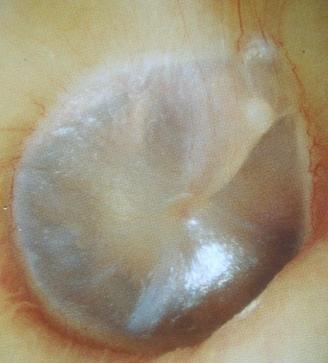
#> input picture ear_normal/NORMAL1.jpg, 328 x 363 px, given in place of AOM0.jpg, which was not available
$ python generate_noisy_ear_dataset.py
#> lines starting #> are read from the running program, lines starting #| are printed output that depends on the picture; pictures that were not available may be replaced by others from this repository, and a replacement may not be noted
### image_processing_funcs.py
import numpy as np
import matplotlib.pyplot as plt
import PIL
import skimage.io as io
from skimage.color import rgb2gray
from skimage.exposure import equalize_hist
from skimage.filters import gaussian
from skimage.segmentation import active_contour
from skimage.transform import resize
import matplotlib.patches as mpatches
import matplotlib.path as mpath


# [186 lines left out: functions main, segment_tympanic_membrane, mask_outside_polygon, rgb_array_separation, rgb_array_addition, show_images and 1 more, not called in this run]


def read_image(inputFile):
	"""Given an image file, returns numpy array representation"""
#> called with inputFile = './ear_AOM_square/AOM0.jpg'
	#use Skimage conversion
	array = io.imread(inputFile)
#> array is the input picture: shape (363, 328, 3); mean R, G, B 159.6, 148.5, 125.1
	return array;


def save_image(numpyArray, outputFile):
	"""Given a numpy array representing an RGB image, saves to image file"""
	#Use PIL conversion to Image type
	img = PIL.Image.fromarray(np.uint8(numpyArray*255))
	#Use object method to save
	img.save(outputFile)
	return;

# [2 lines that do not run on import are left out]

### generate_noisy_ear_dataset.py
import numpy as np
import matplotlib.pyplot as plt
import PIL
from skimage.util import random_noise
from skimage.transform import rotate
from image_processing_funcs import read_image
from image_processing_funcs import save_image
import random

#read in original image from which to create noisy images

for num in range(36):

	path = './ear_AOM_square/AOM' + str(num) + '.jpg'
	orig = read_image(path)

	for i in range(5):

		#modify image
		new = random_noise(orig, mode='gaussian', clip=False)
		rot_angle = random.choice([0, 90, 180, 270])
		new = rotate(new, rot_angle)

		"""
		#for visualizing image
		plt.gray()
		fig = plt.figure(figsize=(7, 7))
		ax = fig.add_subplot(111)
		ax.imshow(new)
		ax.set_xticks([]), ax.set_yticks([])
		ax.axis([0, new.shape[1], new.shape[0], 0])
		plt.show()
		"""

		#save noisy image
		save_image(new, './noisy_ear_AOM_square/noisy' + str(num) + '-' + str(i) + '.jpg')
#> this loop made 5 passes
#> pass 1, `new = random_noise(orig, mode='gaussian', clip=False)`:
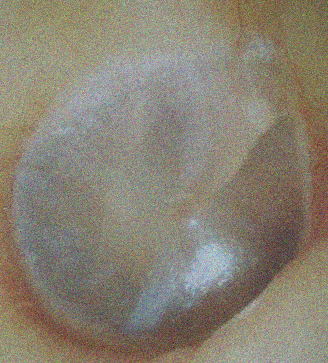
#> new: shape (363, 328, 3) float64; mean R, G, B 0.627, 0.582, 0.491; drawn with min black and max white
#> pass 1, `new = rotate(new, rot_angle)`:
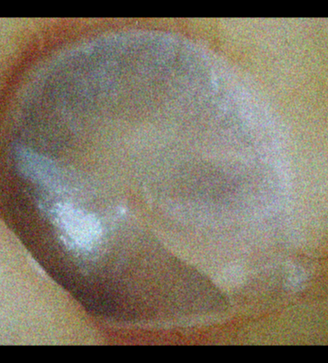
#> new: shape (363, 328, 3) float64; mean R, G, B 0.563, 0.525, 0.449; drawn with min black and max white
#> pass 1, in save_image, `img = PIL.Image.fromarray(np.uint8(numpyArray*255))`:
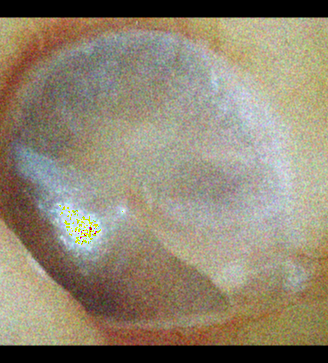
#> img: PIL image 328x363 RGB; mean R, G, B 143.2, 133.4, 113.3
#> pass 2, `new = random_noise(orig, mode='gaussian', clip=False)`:
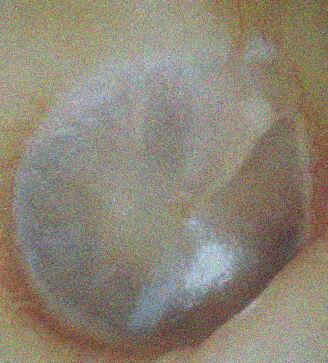
#> new: shape (363, 328, 3) float64; mean R, G, B 0.626, 0.582, 0.49; drawn with min black and max white
#> after the loop:
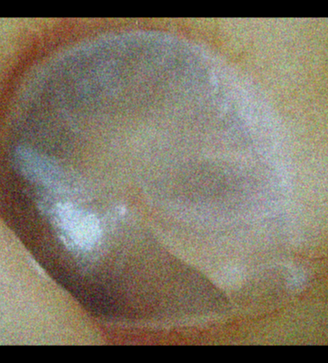
#> new: shape (363, 328, 3) float64; mean R, G, B 0.563, 0.525, 0.448; drawn with min black and max white
#> pass 2 of the loop `for num in range(36):`:
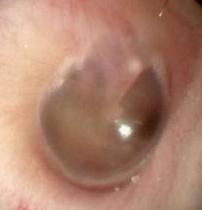
#> input picture ear_normal/NORMAL2.jpg, 202 x 210 px, given in place of AOM1.jpg, which was not available
#> in read_image, array is the input picture: shape (210, 202, 3); mean R, G, B 174.3, 130.3, 109.4
#> the loop `for i in range(5):` made 5 passes
#> pass 1, in save_image (call 6), `img = PIL.Image.fromarray(np.uint8(numpyArray*255))`:
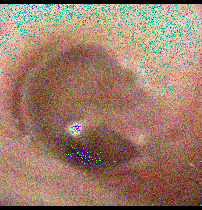
#> img: PIL image 202x210 RGB; mean R, G, B 155.7, 124.2, 105.6
#> after the loop `for i in range(5):`:
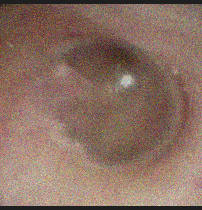
#> new: shape (210, 202, 3) float64; mean R, G, B 0.657, 0.491, 0.411; drawn with min black and max white
#> (the run stopped early here; a loop or call above may not have finished)
